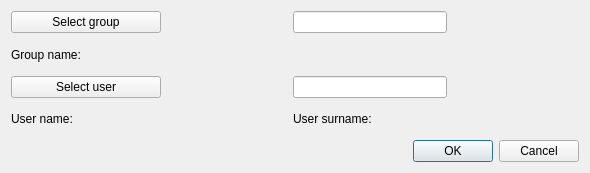
<?xml version="1.0" encoding="UTF-8"?>
<ui version="4.0">
 <class>CreateUserGroup</class>
 <widget class="QDialog" name="CreateUserGroup">
  <property name="geometry">
   <rect>
    <x>0</x>
    <y>0</y>
    <width>590</width>
    <height>173</height>
   </rect>
  </property>
  <property name="windowTitle">
   <string>Create/Update user-group relation</string>
  </property>
  <property name="locale">
   <locale language="English" country="UnitedStates"/>
  </property>
  <property name="modal">
   <bool>false</bool>
  </property>
  <layout class="QGridLayout" name="gridLayout">
   <property name="leftMargin">
    <number>11</number>
   </property>
   <property name="topMargin">
    <number>11</number>
   </property>
   <property name="rightMargin">
    <number>11</number>
   </property>
   <property name="bottomMargin">
    <number>11</number>
   </property>
   <item row="1" column="0">
    <widget class="QLabel" name="grLb">
     <property name="text">
      <string>Group name:</string>
     </property>
    </widget>
   </item>
   <item row="3" column="1">
    <widget class="QLabel" name="userNameLB">
     <property name="minimumSize">
      <size>
       <width>120</width>
       <height>0</height>
      </size>
     </property>
     <property name="font">
      <font>
       <pointsize>10</pointsize>
       <weight>75</weight>
       <bold>true</bold>
      </font>
     </property>
     <property name="text">
      <string/>
     </property>
    </widget>
   </item>
   <item row="3" column="4">
    <widget class="QLabel" name="userSurnameLb">
     <property name="minimumSize">
      <size>
       <width>120</width>
       <height>0</height>
      </size>
     </property>
     <property name="font">
      <font>
       <pointsize>10</pointsize>
       <weight>75</weight>
       <bold>true</bold>
      </font>
     </property>
     <property name="text">
      <string/>
     </property>
    </widget>
   </item>
   <item row="4" column="0" colspan="5">
    <layout class="QHBoxLayout" name="horizontalLayout">
     <item>
      <spacer name="horizontalSpacer">
       <property name="orientation">
        <enum>Qt::Horizontal</enum>
       </property>
       <property name="sizeHint" stdset="0">
        <size>
         <width>40</width>
         <height>20</height>
        </size>
       </property>
      </spacer>
     </item>
     <item>
      <widget class="QPushButton" name="okBtn">
       <property name="text">
        <string>OK</string>
       </property>
      </widget>
     </item>
     <item>
      <widget class="QPushButton" name="cancelBtn">
       <property name="text">
        <string>Cancel</string>
       </property>
      </widget>
     </item>
    </layout>
   </item>
   <item row="0" column="0">
    <widget class="QPushButton" name="groupBtn">
     <property name="minimumSize">
      <size>
       <width>150</width>
       <height>0</height>
      </size>
     </property>
     <property name="text">
      <string>Select group</string>
     </property>
    </widget>
   </item>
   <item row="3" column="0">
    <widget class="QLabel" name="userLB">
     <property name="text">
      <string>User name:</string>
     </property>
    </widget>
   </item>
   <item row="2" column="0">
    <widget class="QPushButton" name="userBtn">
     <property name="text">
      <string>Select user</string>
     </property>
    </widget>
   </item>
   <item row="2" column="2">
    <widget class="QLineEdit" name="userEdit">
     <property name="readOnly">
      <bool>true</bool>
     </property>
    </widget>
   </item>
   <item row="0" column="2">
    <widget class="QLineEdit" name="groupEdit">
     <property name="toolTip">
      <string>Must not be empty</string>
     </property>
     <property name="readOnly">
      <bool>true</bool>
     </property>
    </widget>
   </item>
   <item row="3" column="2">
    <widget class="QLabel" name="userSLb">
     <property name="text">
      <string>User surname:</string>
     </property>
    </widget>
   </item>
   <item row="1" column="1" colspan="2">
    <widget class="QLabel" name="groupNameLb">
     <property name="font">
      <font>
       <pointsize>10</pointsize>
       <weight>75</weight>
       <bold>true</bold>
      </font>
     </property>
     <property name="text">
      <string/>
     </property>
    </widget>
   </item>
  </layout>
 </widget>
 <tabstops>
  <tabstop>groupBtn</tabstop>
  <tabstop>userBtn</tabstop>
  <tabstop>okBtn</tabstop>
  <tabstop>cancelBtn</tabstop>
 </tabstops>
 <resources/>
 <connections/>
</ui>
